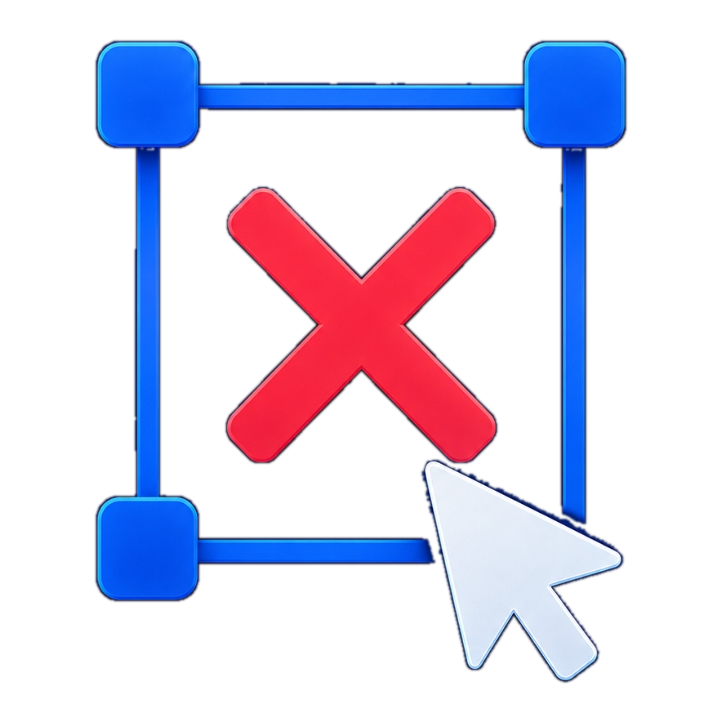
#> input picture Windows/resources/brand_symbol.png, 720 x 720 px
$ python make_installer_art.py
#> lines starting #> are read from the running program, lines starting #| are printed output that depends on the picture; after the words box and inside, x2 and y2 are one past the last pixel; in counts of white or black regions, pixels touching at a corner belong together
"""Render the installer artwork in the app's palette.

Run: python Windows/installer_art/make_installer_art.py
Writes wizard_*.png (left panel of the Welcome/Finish pages) and small_*.png
(top-right icon of the inner pages) at 100-250 % scale, so Setup stays sharp
on every DPI. The PNGs are committed; builds do not need these fonts.
"""

import pathlib

from PIL import Image, ImageDraw, ImageFilter, ImageFont

HERE = pathlib.Path(__file__).resolve().parent
RES = HERE.parent / "resources"

BG_TOP, BG = (15, 19, 32), (11, 13, 18)     # app BG #0B0D12, slightly lifted at the top
ACCENT = (61, 123, 255)                     # #3D7BFF
TEXT_2 = (163, 170, 184)                    # #A3AAB8
SCALES = (100, 125, 150, 175, 200, 250)
WIZARD = (164, 314)
SMALL = 55


def font(size, bold=False):
    names = ["seguisb.ttf", "segoeuib.ttf"] if bold else ["segoeui.ttf"]
    for n in names:
        p = pathlib.Path("C:/Windows/Fonts") / n
        if p.is_file():
            return ImageFont.truetype(str(p), size)
    return ImageFont.load_default()


def fit(img, width):
    img = img.crop(img.getbbox())
    return img.resize((width, round(img.height * width / img.width)), Image.Resampling.LANCZOS)


def wizard(scale):
#> called with scale = 100
    w, h = (round(v * scale / 100) for v in WIZARD)
    ss = 3                                   # supersample for smooth gradients and glow
    W, H = w * ss, h * ss
    img = Image.new("RGB", (W, H), BG)
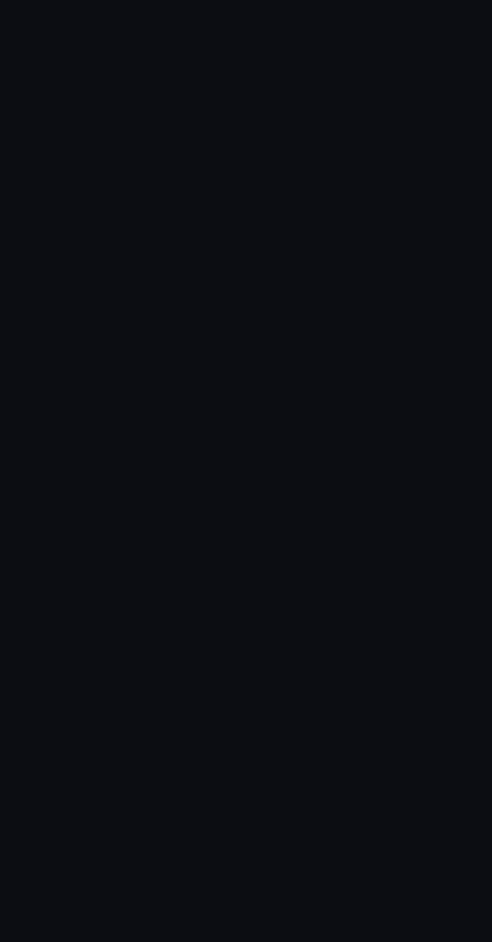
#> img: PIL image 492x942 RGB; mean R, G, B 11, 13, 18
    top = Image.linear_gradient("L").resize((W, H)).point(lambda v: 255 - v)
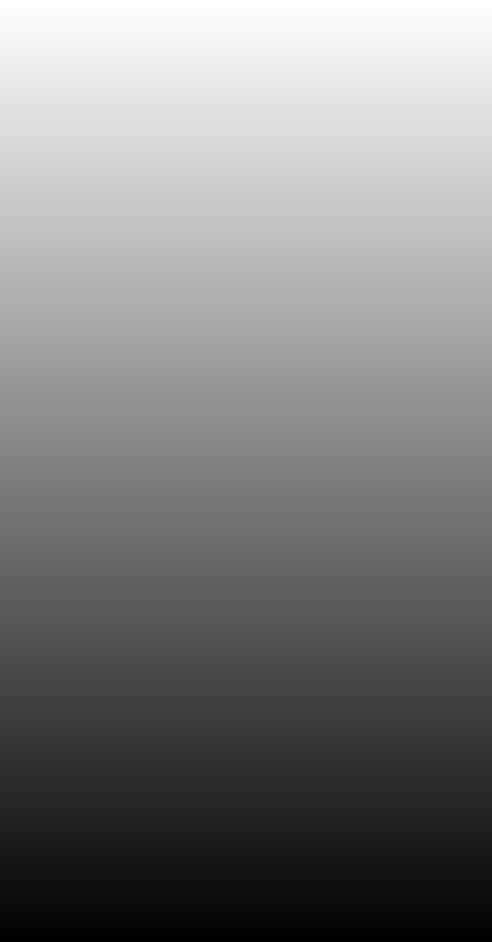
#> top: PIL image 492x942 L; min 0, max 255, mean 127.5
    img.paste(Image.new("RGB", (W, H), BG_TOP), mask=top.point(lambda v: v * 0.8))

    symbol = fit(Image.open(RES / "brand_symbol.png").convert("RGBA"), round(W * 0.58))
#> in fit, `return img.resize((width, round(img.height * width / img.width)), Imag..`:
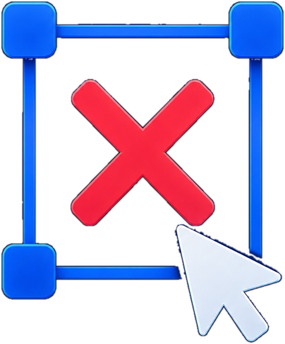
#> returned value: PIL image 285x344 RGBA; mean R, G, B, A 44.3, 38, 68, 93.5; transparent parts drawn white
    cx, cy = W // 2, round(H * 0.34)
    glow = Image.new("L", (W, H), 0)
#> glow: PIL image 492x942 L; every value is 0
    r = round(W * 0.46)
    ImageDraw.Draw(glow).ellipse((cx - r, cy - r, cx + r, cy + r), fill=70)
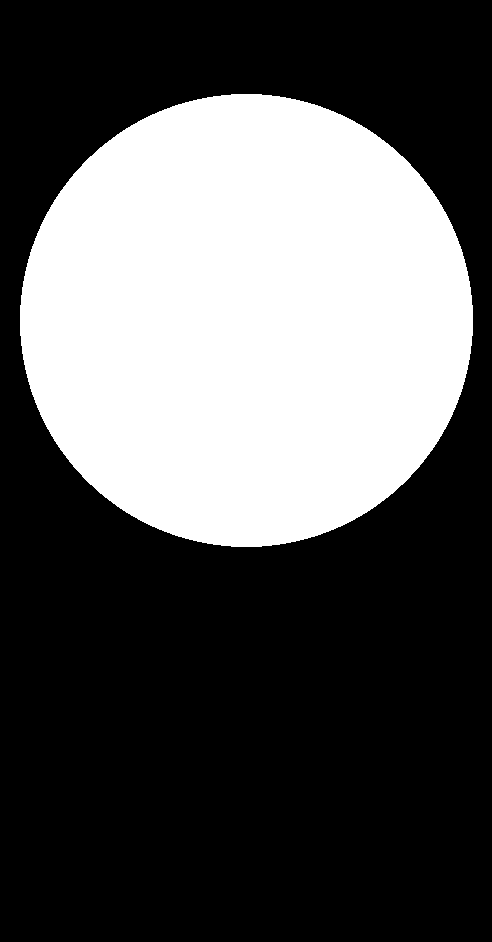
#> glow: PIL image 492x942 L; values 0 (black) and 70 (white), 34.8% white; 1 white region, box (x1, y1, x2, y2) and area: (20, 94, 473, 547) 161129
    glow = glow.filter(ImageFilter.GaussianBlur(W * 0.16))
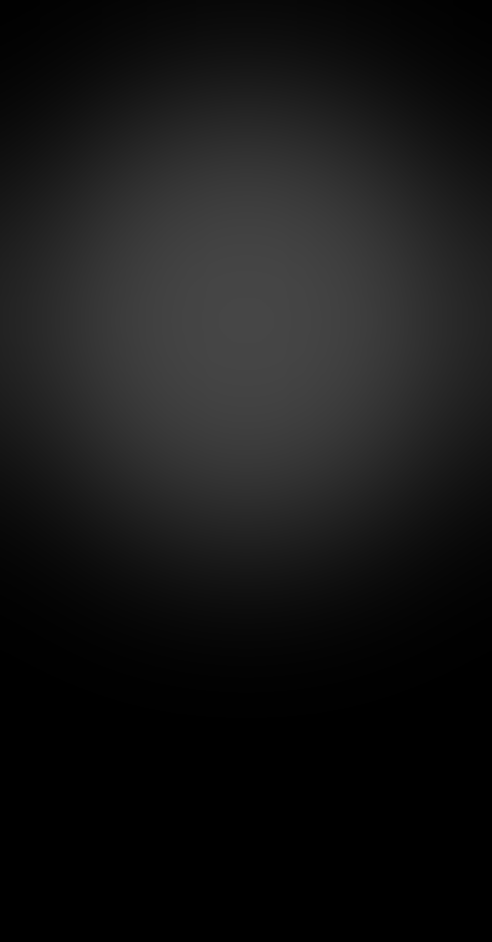
#> glow: PIL image 492x942 L; min 0, max 70, mean 23.1
    img.paste(Image.new("RGB", (W, H), ACCENT), mask=glow)
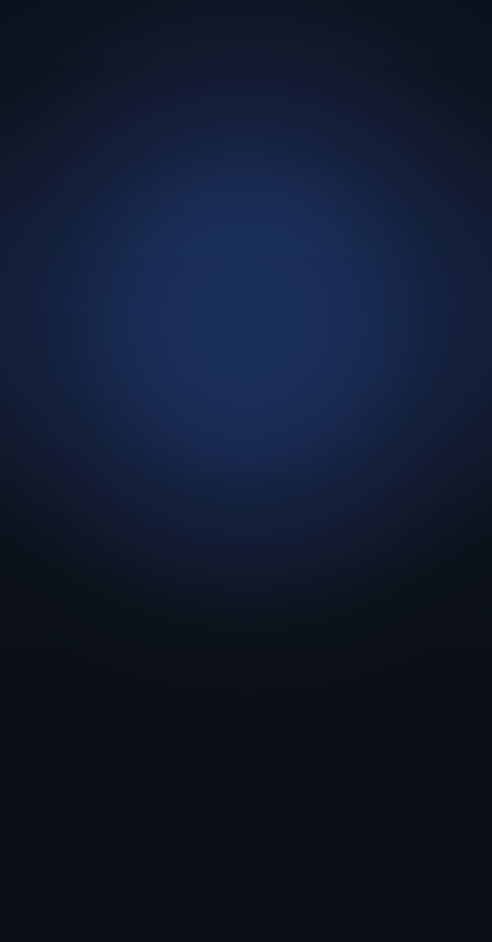
#> img: PIL image 492x942 RGB; mean R, G, B 16.9, 25.1, 44.4
    img.paste(symbol, (cx - symbol.width // 2, cy - symbol.height // 2), symbol)
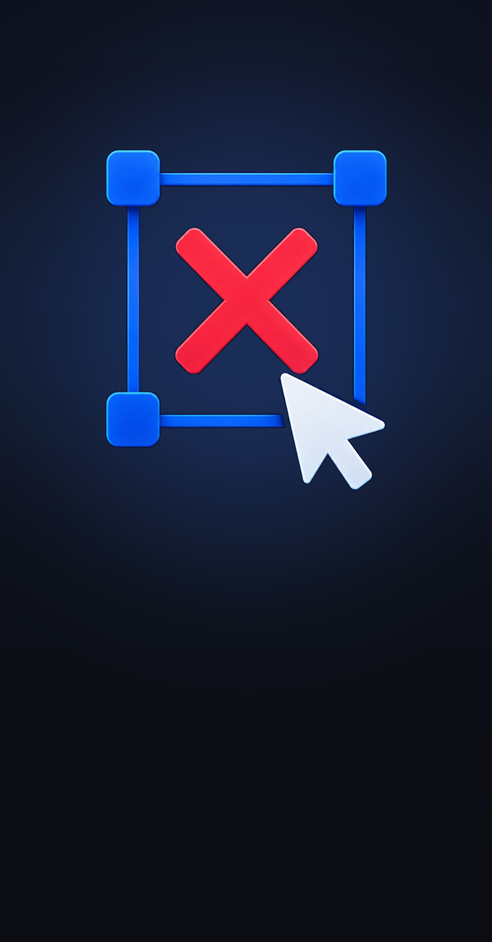
#> img: PIL image 492x942 RGB; mean R, G, B 24.2, 29.7, 52.3

#> (the run stopped early here; a loop or call above may not have finished)
